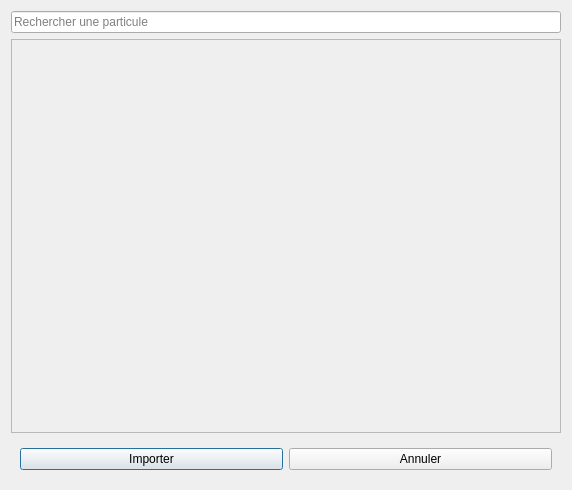
<?xml version="1.0" encoding="UTF-8"?>
<ui version="4.0">
 <class>DialogImporterParticule</class>
 <widget class="QDialog" name="DialogImporterParticule">
  <property name="geometry">
   <rect>
    <x>0</x>
    <y>0</y>
    <width>572</width>
    <height>490</height>
   </rect>
  </property>
  <property name="windowTitle">
   <string>Importer des particules</string>
  </property>
  <layout class="QVBoxLayout" name="verticalLayout">
   <item>
    <widget class="QLineEdit" name="Recherche">
     <property name="placeholderText">
      <string>Rechercher une particule</string>
     </property>
    </widget>
   </item>
   <item>
    <widget class="QScrollArea" name="Liste">
     <property name="widgetResizable">
      <bool>true</bool>
     </property>
     <widget class="QWidget" name="scrollAreaWidgetContents">
      <property name="geometry">
       <rect>
        <x>0</x>
        <y>0</y>
        <width>552</width>
        <height>397</height>
       </rect>
      </property>
     </widget>
    </widget>
   </item>
   <item>
    <widget class="QWidget" name="widget" native="true">
     <property name="sizePolicy">
      <sizepolicy hsizetype="Preferred" vsizetype="Maximum">
       <horstretch>0</horstretch>
       <verstretch>0</verstretch>
      </sizepolicy>
     </property>
     <layout class="QHBoxLayout" name="horizontalLayout">
      <item>
       <widget class="QPushButton" name="Importer">
        <property name="text">
         <string>Importer</string>
        </property>
       </widget>
      </item>
      <item>
       <widget class="QPushButton" name="Annuler">
        <property name="text">
         <string>Annuler</string>
        </property>
       </widget>
      </item>
     </layout>
    </widget>
   </item>
  </layout>
 </widget>
 <resources/>
 <connections/>
</ui>
